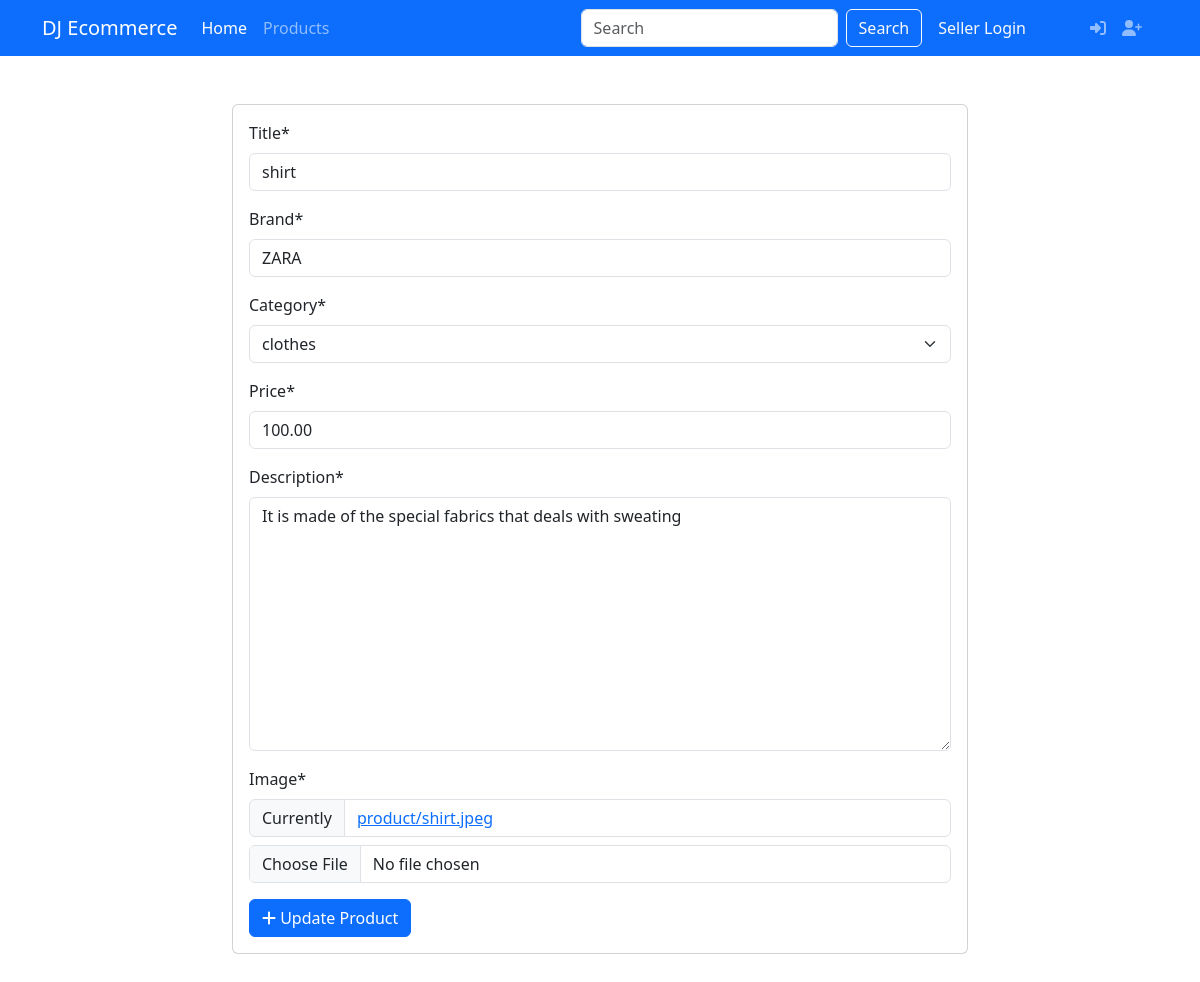
Screenshot of /product/edit/shirt/ with the database file from the repository.
### products/models.py (models this page shows)
class Product(models.Model):
    title = models.CharField(max_length = 255)
    brand = models.CharField(max_length = 255, default="N/A")
    category = models.ForeignKey(Category, on_delete=models.DO_NOTHING)
    price = models.DecimalField(max_digits=10, decimal_places=2)
    seller = models.ForeignKey(User, on_delete=models.CASCADE)
    description = models.TextField()
    image = models.ImageField(upload_to='product/')
    slug = models.SlugField(max_length = 255, unique=True)
    created_at = models.DateTimeField( auto_now_add=True)
    updated_at = models.DateTimeField( auto_now_add=True)

### products/views.py (the view, shortened to what this page needs)
# urls.py: path('product/edit/<slug:slug>/', product_edit, name='product_edit'),
def product_edit(request, slug):
    product= get_object_or_404(Product, slug= slug)
    form = ProductForm(instance=product)
    return render(
        request,'products/edit.html',
        context={'form': form}
    )

### products/forms.py
class ProductForm(forms.ModelForm):
    class Meta:
        model = Product
        fields = ['title', 'brand','category','price','description','image']

### products/models.py (called while the page is built)
    def __str__(self):
        return self.name

### templates/products/edit.html (shortened to what this page needs)
{% extends 'layout/base.html' %}
{% load static %}
{% load crispy_forms_tags %}
{% block content %}
<div class="container py-5">
    <div class="row">
        <div class="col-md-8 mx-auto">
            <form method="post" class="card" enctype="multipart/form-data">
                <div class="card-body">
                    {{ form|crispy }}
                    <button class="btn btn-primary">
                        <i class="fas fa-plus"></i> Update Product
                    </button>
                </div>
            </form>
        </div>
    </div>
</div>
{% endblock content %}

### rows the page displays
Product: title "shirt", brand "ZARA", category "clothes", price "100.00", description "It is made of the special fabrics that deals with sweating"
